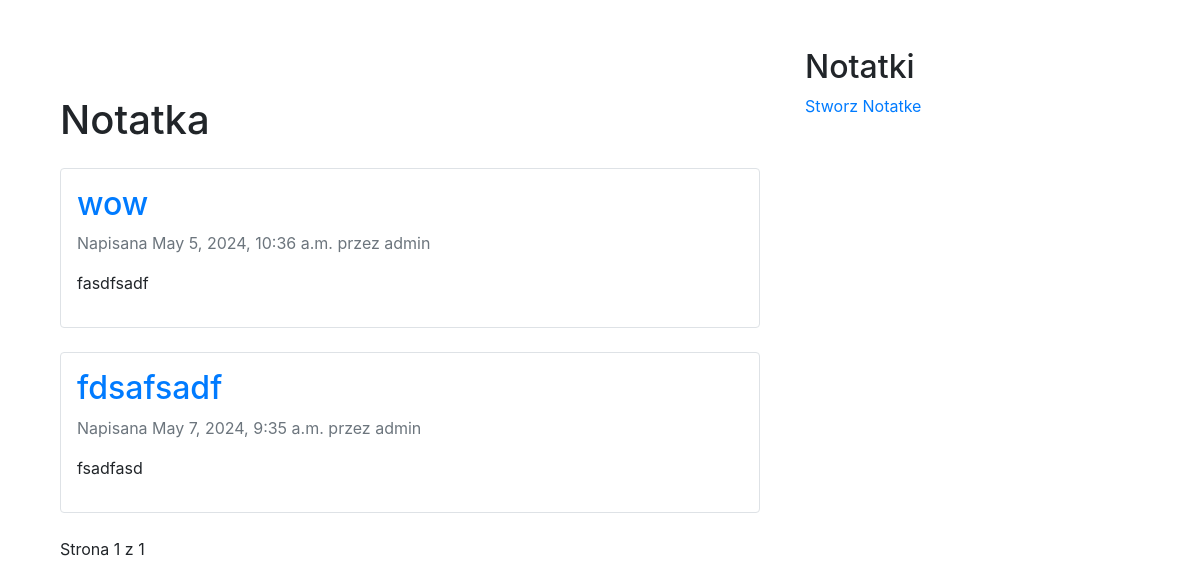
Page /note/ on the earlier database version.
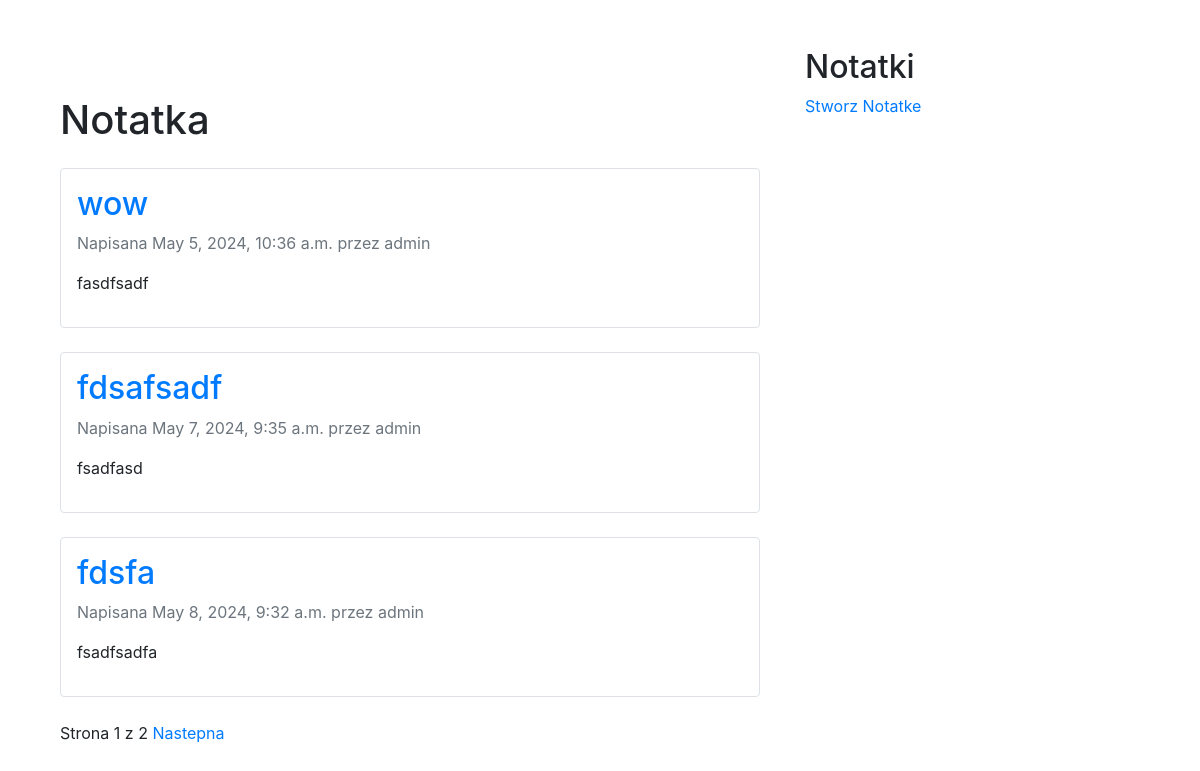
Same page on the later database version.
### aplikacja/models.py (models this page shows)
class Notatka(models.Model):
    Signiface = (
        ('mniejwazne', 'Mniejwazne'),
        ('wazne','Wazne')
    )
    STATUS_CHOICES = (
        ('draft', 'Draft'),
        ('published', 'Published'),
    )
    title = models.CharField(max_length=250)
    author = models.ForeignKey(User,
                               on_delete=models.CASCADE,
                               related_name='notatki')
    body = models.TextField()
    publish = models.DateTimeField(default=timezone.now)
    created = models.DateTimeField(auto_now_add=True)
    updated = models.DateTimeField(auto_now=True)
    status = models.CharField(max_length=10,
                              choices=STATUS_CHOICES,
                              default='draft')
    def get_absolute_url(self):
        return reverse("aplikacja:note_detail",
                       args=[self.publish.year,
                             self.publish.month,
                             self.publish.day,
                            ])

### aplikacja/views.py (the view)
# urls.py: path('', views.NoteListView.as_view(),name='note-list'),
class NoteListView(ListView):
    queryset = Notatka.objects.all().filter(status='published')
    context_object_name = 'notes'
    paginate_by = 3
    template_name = "post/list.html"

### aplikacja/templates/post/list.html (shortened to what this page needs)
{% extends "base.html" %}
{% load static %}
{% block content %}
    <div class="container">
        <h1 class="mt-5">Notatka</h1>
        {% for note in notes %}
            <div class="note my-4 p-3 border rounded">
                <h2>
                    <a href="{{ note.get_absolute_url }}" class="text-decoration-none text-primary">
                        {{ note.title }}
                    </a>
                </h2>
                <p class="date text-muted">
                    Napisana {{ note.publish }} przez {{ note.author }}
                </p>
                <div class="note-body">
                    {{ note.body|truncatewords:30|linebreaks }}
                </div>
            </div>
        {% endfor %}
        <nav aria-label="Page navigation">
            {% include "pagination.html" with page=page_obj %}
        </nav>
    </div>
{% endblock %}

Differences in the rows shown:
added Notatka: title "fdsfa", publish "May 8, 2024, 9:32 a.m.", author "admin", body "fsadfsadfa"
Other differences:
{{ page.paginator.num_pages }}: "1" → "2"
text now shown: "Nastepna"
